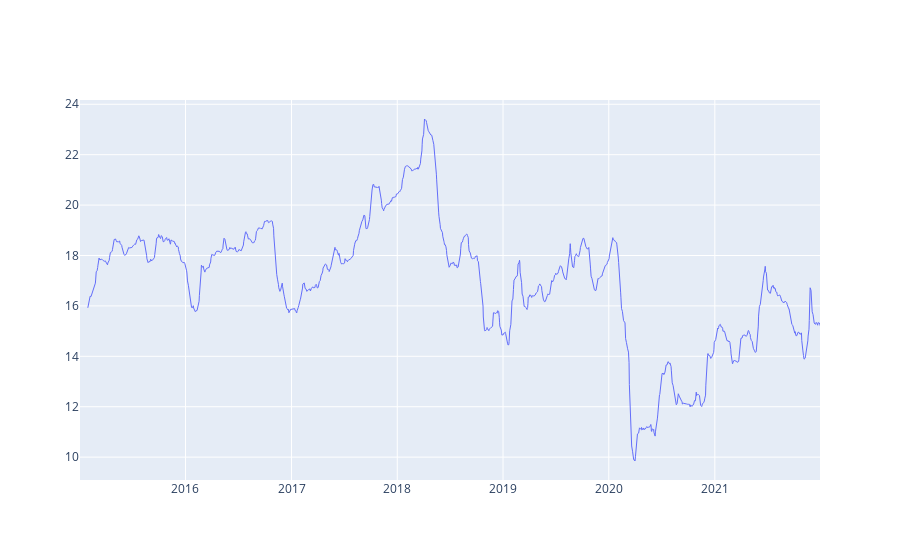

Source (notebook cell):
### Code cell
import plotly.express as px
import plotly.graph_objects as go
a = bbands(df['Close'], length=20, std=2).iloc[:, :3]
fig = go.Figure()
fig.add_trace(go.Scatter(x=a.index, y=a.iloc[:,0], line={'width':1}))
#px.line(x = a.index, y=a.iloc[:, 1])

### Figure 1 — Plotly figure (JSON) as saved in the notebook; plotly's stock layout.template omitted (floating-point values rounded to 4 significant figures; data arrays with more than 128 entries replaced by an {"elided": "..."} marker saying what was removed)
{"data": [{"line": {"width": 1}, "type": "scatter", "x": {"elided": "1738 str values"}, "y": {"elided": "1738 float values"}}], "layout": {"autosize": true, "xaxis": {"autorange": true, "range": ["2015-01-02", "2021-12-30"], "type": "date"}, "yaxis": {"autorange": true, "range": [9.092, 24.17], "type": "linear"}}}
